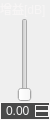
            <widget class="QWidget" name="widget_4" native="true">
             <property name="sizePolicy">
              <sizepolicy hsizetype="Preferred" vsizetype="Expanding">
               <horstretch>0</horstretch>
               <verstretch>0</verstretch>
              </sizepolicy>
             </property>
             <property name="minimumSize">
              <size>
               <width>50</width>
               <height>0</height>
              </size>
             </property>
             <property name="maximumSize">
              <size>
               <width>50</width>
               <height>16777215</height>
              </size>
             </property>
             <property name="styleSheet">
              <string notr="true">QWidget{

}</string>
             </property>
             <layout class="QGridLayout" name="gridLayout_16">
              <property name="leftMargin">
               <number>0</number>
              </property>
              <property name="topMargin">
               <number>0</number>
              </property>
              <property name="rightMargin">
               <number>0</number>
              </property>
              <property name="bottomMargin">
               <number>0</number>
              </property>
              <property name="spacing">
               <number>0</number>
              </property>
              <item row="0" column="0">
               <layout class="QGridLayout" name="gridLayout_15">
                <property name="spacing">
                 <number>0</number>
                </property>
                <item row="0" column="0">
                 <widget class="QLabel" name="label_10">
                  <property name="minimumSize">
                   <size>
                    <width>50</width>
                    <height>0</height>
                   </size>
                  </property>
                  <property name="maximumSize">
                   <size>
                    <width>50</width>
                    <height>16777215</height>
                   </size>
                  </property>
                  <property name="styleSheet">
                   <string notr="true">font:75 9pt &quot;新宋体&quot;;
color: rgb(247, 245, 245);</string>
                  </property>
                  <property name="text">
                   <string>增益[dB]</string>
                  </property>
                 </widget>
                </item>
                <item row="1" column="0">
                 <widget class="QSlider" name="verticalSliderGain">
                  <property name="sizePolicy">
                   <sizepolicy hsizetype="Preferred" vsizetype="Expanding">
                    <horstretch>0</horstretch>
                    <verstretch>0</verstretch>
                   </sizepolicy>
                  </property>
                  <property name="minimumSize">
                   <size>
                    <width>50</width>
                    <height>20</height>
                   </size>
                  </property>
                  <property name="maximumSize">
                   <size>
                    <width>50</width>
                    <height>16777215</height>
                   </size>
                  </property>
                  <property name="styleSheet">
                   <string notr="true">QSlider::groove:vertical{
border-image: url(:/image/AScanResources/huaganshangceng-v.png);
width: 10px;
}
QSlider::handle:vertical{
margin:-11px;
height:32px;
bottom:6px;
top:6px;
left: 2px;
border-image: url(:/image/AScanResources/huangananniu.png);
}
QSlider::sub-page:vertical{
width: 10px;
border-image: url(:/image/AScanResources/huaganxiaceng-v.png);
} 
</string>
                  </property>
                  <property name="orientation">
                   <enum>Qt::Vertical</enum>
                  </property>
                 </widget>
                </item>
                <item row="2" column="0">
                 <widget class="QDoubleSpinBox" name="spinBoxGain">
                  <property name="minimumSize">
                   <size>
                    <width>50</width>
                    <height>18</height>
                   </size>
                  </property>
                  <property name="maximumSize">
                   <size>
                    <width>50</width>
                    <height>18</height>
                   </size>
                  </property>
                  <property name="styleSheet">
                   <string notr="true">QDoubleSpinBox{
font: 75 8pt &quot;Times New Roman&quot;;
color: rgb(244, 244, 244);
background-color: rgb(73, 73, 73);
}
QDoubleSpinBox {
border: 1px solid rgb(247, 245, 245); 
padding: 1px 1px 1px 3px;
}
QDoubleSpinBox::up-button {
border: 1px solid rgb(247, 245, 245); 
}
QDoubleSpinBox::up-arrow {
image: url(:/image/AScanResources/jiantou_up.jpg);
width: 6px;
height: 6px;
}
QDoubleSpinBox::down-button {
border: 1px solid rgb(247, 245, 245); 
}
QDoubleSpinBox::down-arrow {
image: url(:/image/AScanResources/jiantou_down.jpg);
width: 6px;
height: 6px;
}
</string>
                  </property>
                 </widget>
                </item>
               </layout>
              </item>
             </layout>
            </widget>
